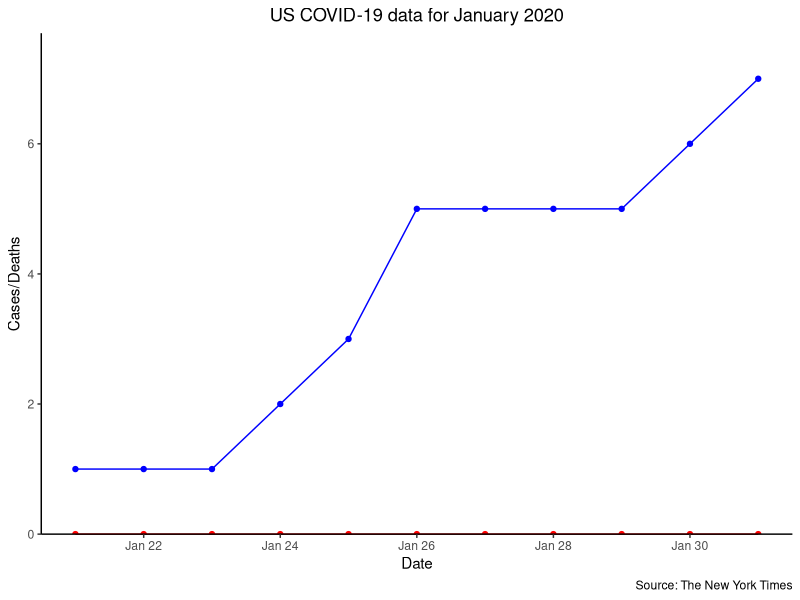
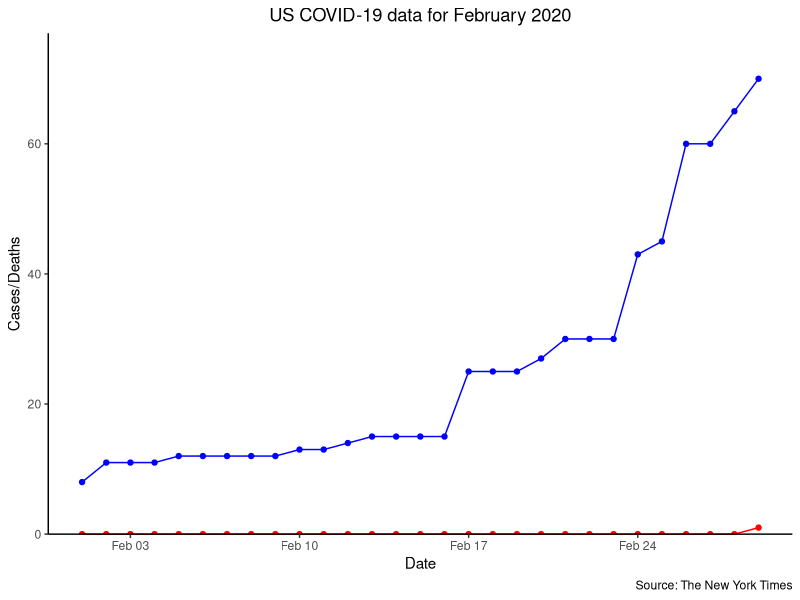
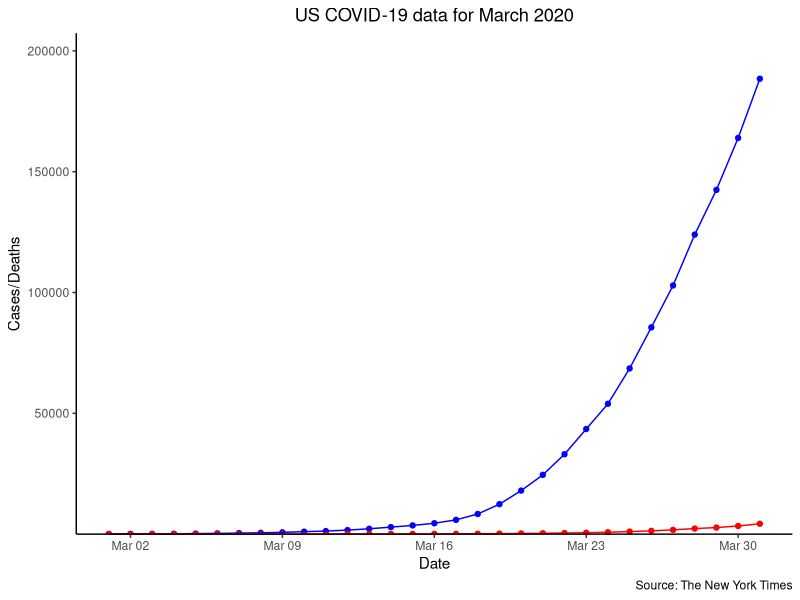

Source code (R) for these figures, in order:
## ---- chunk 1
knitr::opts_chunk$set(echo = F)
## ---- chunk 2
library(ggplot2)
library(readr)
## ---- chunk 3
jan <- read_csv("us.csv", n_max = 11, col_types = "Dii") #importing data

ggplot(jan, aes(x = date)) +
  geom_point(aes(y = cases), color = "blue") +
  geom_point(aes(y = deaths), color = "red") +
  geom_line(aes(y = cases), color = "blue") +
  geom_line(aes(y = deaths), color = "red") +
  labs(title = "US COVID-19 data for January 2020",
       x = "Date", 
       y = "Cases/Deaths", 
       caption = "Source: The New York Times") +
  theme_classic() +
  theme(plot.title = element_text(hjust = 0.5)) +
  scale_y_continuous(expand = expansion(c(0, 0.1), 0))
## ---- chunk 4
feb <- read_delim("us.csv", delim = ",", skip = 12, n_max = 29, col_names = c("date", "cases", "deaths"), col_types = "Dii") #importing data

ggplot(feb, aes(x = date)) +
  geom_point(aes(y = cases), color = "blue") +
  geom_point(aes(y = deaths), color = "red") +
  geom_line(aes(y = cases), color = "blue") +
  geom_line(aes(y = deaths), color = "red") +
  labs(title = "US COVID-19 data for February 2020",
       x = "Date", 
       y = "Cases/Deaths", 
       caption = "Source: The New York Times") +
  theme_classic() +
  theme(plot.title = element_text(hjust = 0.5)) +
  scale_y_continuous(expand = expansion(c(0, 0.1), 0))
## ---- chunk 5
mar <- read_delim("us.csv", delim = ",", skip = 41, n_max = 31, col_names = c("date", "cases", "deaths"), col_types = "Dii") #importing data

ggplot(mar, aes(x = date)) +
  geom_point(aes(y = cases), color = "blue") +
  geom_point(aes(y = deaths), color = "red") +
  geom_line(aes(y = cases), color = "blue") +
  geom_line(aes(y = deaths), color = "red") +
  labs(title = "US COVID-19 data for March 2020",
       x = "Date", 
       y = "Cases/Deaths", 
       caption = "Source: The New York Times") +
  theme_classic() +
  theme(plot.title = element_text(hjust = 0.5)) +
  scale_y_continuous(expand = expansion(c(0, 0.1), 0))
